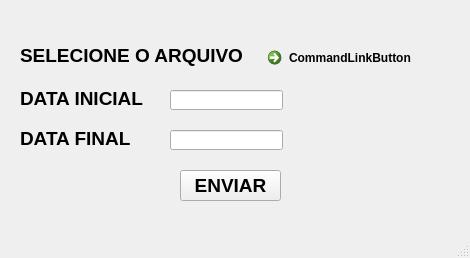
<?xml version="1.0" encoding="UTF-8"?>
<ui version="4.0">
 <class>MainWindow</class>
 <widget class="QMainWindow" name="MainWindow">
  <property name="geometry">
   <rect>
    <x>0</x>
    <y>0</y>
    <width>470</width>
    <height>258</height>
   </rect>
  </property>
  <property name="windowTitle">
   <string>MainWindow</string>
  </property>
  <widget class="QWidget" name="centralwidget">
   <widget class="QLabel" name="label">
    <property name="geometry">
     <rect>
      <x>20</x>
      <y>90</y>
      <width>141</width>
      <height>16</height>
     </rect>
    </property>
    <property name="font">
     <font>
      <pointsize>14</pointsize>
      <weight>75</weight>
      <bold>true</bold>
     </font>
    </property>
    <property name="text">
     <string>DATA INICIAL</string>
    </property>
   </widget>
   <widget class="QLabel" name="label_2">
    <property name="geometry">
     <rect>
      <x>20</x>
      <y>130</y>
      <width>141</width>
      <height>16</height>
     </rect>
    </property>
    <property name="font">
     <font>
      <pointsize>14</pointsize>
      <weight>75</weight>
      <bold>true</bold>
     </font>
    </property>
    <property name="text">
     <string>DATA FINAL</string>
    </property>
   </widget>
   <widget class="QCommandLinkButton" name="commandLinkButton">
    <property name="geometry">
     <rect>
      <x>260</x>
      <y>40</y>
      <width>185</width>
      <height>41</height>
     </rect>
    </property>
    <property name="text">
     <string>CommandLinkButton</string>
    </property>
   </widget>
   <widget class="QLabel" name="label_3">
    <property name="geometry">
     <rect>
      <x>20</x>
      <y>40</y>
      <width>241</width>
      <height>31</height>
     </rect>
    </property>
    <property name="font">
     <font>
      <pointsize>14</pointsize>
      <weight>75</weight>
      <bold>true</bold>
     </font>
    </property>
    <property name="text">
     <string>SELECIONE O ARQUIVO</string>
    </property>
   </widget>
   <widget class="QLineEdit" name="lineEdit">
    <property name="geometry">
     <rect>
      <x>170</x>
      <y>90</y>
      <width>113</width>
      <height>20</height>
     </rect>
    </property>
   </widget>
   <widget class="QLineEdit" name="lineEdit_2">
    <property name="geometry">
     <rect>
      <x>170</x>
      <y>130</y>
      <width>113</width>
      <height>20</height>
     </rect>
    </property>
   </widget>
   <widget class="QPushButton" name="pushButton">
    <property name="geometry">
     <rect>
      <x>180</x>
      <y>170</y>
      <width>101</width>
      <height>31</height>
     </rect>
    </property>
    <property name="font">
     <font>
      <pointsize>14</pointsize>
      <weight>75</weight>
      <bold>true</bold>
     </font>
    </property>
    <property name="text">
     <string>ENVIAR</string>
    </property>
   </widget>
  </widget>
  <widget class="QMenuBar" name="menubar">
   <property name="geometry">
    <rect>
     <x>0</x>
     <y>0</y>
     <width>470</width>
     <height>21</height>
    </rect>
   </property>
  </widget>
  <widget class="QStatusBar" name="statusbar"/>
 </widget>
 <resources/>
 <connections/>
</ui>
